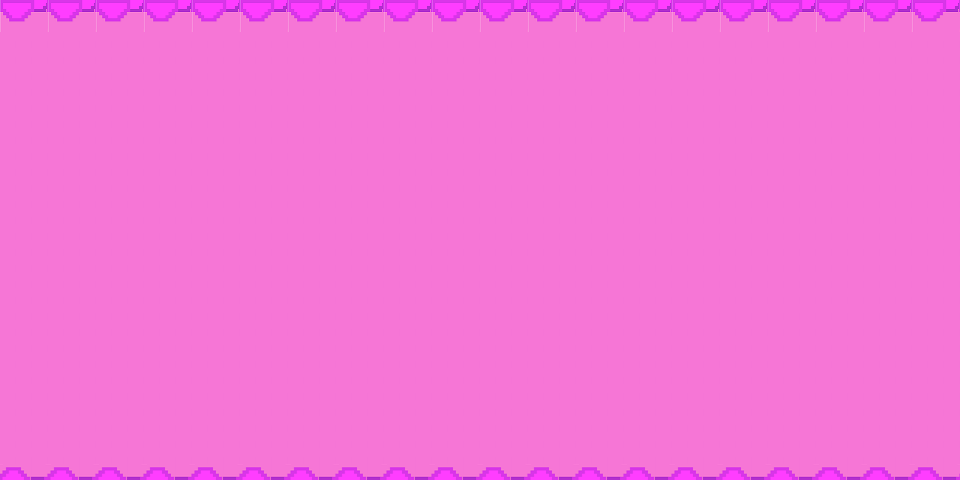

The image is a tile-based game level rendered from a .tmx file. Its description and complete source (layers, tilesets, objects, tile grids) follow:
An orthogonal 60x30 tile map with 16x16 px tiles, 1 tile layer (Tile Layer 1).

<map version="1.2" tiledversion="1.3.4" orientation="orthogonal" renderorder="right-down" width="60" height="30" tilewidth="16" tileheight="16" infinite="0" nextlayerid="3" nextobjectid="1">
 <tileset firstgid="1" source="CellTiles2.tsx" />
 <layer id="1" name="Tile Layer 1" width="60" height="30">
  <data encoding="csv">
1,2,3,1,2,3,1,2,3,1,2,3,1,2,3,1,2,3,1,2,3,1,2,3,1,2,3,1,2,3,1,2,3,1,2,3,1,2,3,1,2,3,1,2,3,1,2,3,1,2,3,1,2,3,1,2,3,1,2,3,
13,14,15,13,14,15,13,14,15,13,14,15,13,14,15,13,14,15,13,14,15,13,14,15,13,14,15,13,14,15,13,14,15,13,14,15,13,14,15,13,14,15,13,14,15,13,14,15,13,14,15,13,14,15,13,14,15,13,14,15,
6,6,6,6,6,6,6,6,6,6,6,6,6,6,6,6,6,6,6,6,6,6,6,6,6,6,6,6,6,6,6,6,6,6,6,6,6,6,6,6,6,6,6,6,6,6,6,6,6,6,6,6,6,6,6,6,6,6,6,6,
6,6,6,6,6,6,6,6,6,6,6,6,6,6,6,6,6,6,6,6,6,6,6,6,6,6,6,6,6,6,6,6,6,6,6,6,6,6,6,6,6,6,6,6,6,6,6,6,6,6,6,6,6,6,6,6,6,6,6,6,
6,6,6,6,6,6,6,6,6,6,6,6,6,6,6,6,6,6,6,6,6,6,6,6,6,6,6,6,6,6,6,6,6,6,6,6,6,6,6,6,6,6,6,6,6,6,6,6,6,6,6,6,6,6,6,6,6,6,6,6,
6,6,6,6,6,6,6,6,6,6,6,6,6,6,6,6,6,6,6,6,6,6,6,6,6,6,6,6,6,6,6,6,6,6,6,6,6,6,6,6,6,6,6,6,6,6,6,6,6,6,6,6,6,6,6,6,6,6,6,6,
6,6,6,6,6,6,6,6,6,6,6,6,6,6,6,6,6,6,6,6,6,6,6,6,6,6,6,6,6,6,6,6,6,6,6,6,6,6,6,6,6,6,6,6,6,6,6,6,6,6,6,6,6,6,6,6,6,6,6,6,
6,6,6,6,6,6,6,6,6,6,6,6,6,6,6,6,6,6,6,6,6,6,6,6,6,6,6,6,6,6,6,6,6,6,6,6,6,6,6,6,6,6,6,6,6,6,6,6,6,6,6,6,6,6,6,6,6,6,6,6,
6,6,6,6,6,6,6,6,6,6,6,6,6,6,6,6,6,6,6,6,6,6,6,6,6,6,6,6,6,6,6,6,6,6,6,6,6,6,6,6,6,6,6,6,6,6,6,6,6,6,6,6,6,6,6,6,6,6,6,6,
6,6,6,6,6,6,6,6,6,6,6,6,6,6,6,6,6,6,6,6,6,6,6,6,6,6,6,6,6,6,6,6,6,6,6,6,6,6,6,6,6,6,6,6,6,6,6,6,6,6,6,6,6,6,6,6,6,6,6,6,
6,6,6,6,6,6,6,6,6,6,6,6,6,6,6,6,6,6,6,6,6,6,6,6,6,6,6,6,6,6,6,6,6,6,6,6,6,6,6,6,6,6,6,6,6,6,6,6,6,6,6,6,6,6,6,6,6,6,6,6,
6,6,6,6,6,6,6,6,6,6,6,6,6,6,6,6,6,6,6,6,6,6,6,6,6,6,6,6,6,6,6,6,6,6,6,6,6,6,6,6,6,6,6,6,6,6,6,6,6,6,6,6,6,6,6,6,6,6,6,6,
6,6,6,6,6,6,6,6,6,6,6,6,6,6,6,6,6,6,6,6,6,6,6,6,6,6,6,6,6,6,6,6,6,6,6,6,6,6,6,6,6,6,6,6,6,6,6,6,6,6,6,6,6,6,6,6,6,6,6,6,
6,6,6,6,6,6,6,6,6,6,6,6,6,6,6,6,6,6,6,6,6,6,6,6,6,6,6,6,6,6,6,6,6,6,6,6,6,6,6,6,6,6,6,6,6,6,6,6,6,6,6,6,6,6,6,6,6,6,6,6,
6,6,6,6,6,6,6,6,6,6,6,6,6,6,6,6,6,6,6,6,6,6,6,6,6,6,6,6,6,6,6,6,6,6,6,6,6,6,6,6,6,6,6,6,6,6,6,6,6,6,6,6,6,6,6,6,6,6,6,6,
6,6,6,6,6,6,6,6,6,6,6,6,6,6,6,6,6,6,6,6,6,6,6,6,6,6,6,6,6,6,6,6,6,6,6,6,6,6,6,6,6,6,6,6,6,6,6,6,6,6,6,6,6,6,6,6,6,6,6,6,
6,6,6,6,6,6,6,6,6,6,6,6,6,6,6,6,6,6,6,6,6,6,6,6,6,6,6,6,6,6,6,6,6,6,6,6,6,6,6,6,6,6,6,6,6,6,6,6,6,6,6,6,6,6,6,6,6,6,6,6,
6,6,6,6,6,6,6,6,6,6,6,6,6,6,6,6,6,6,6,6,6,6,6,6,6,6,6,6,6,6,6,6,6,6,6,6,6,6,6,6,6,6,6,6,6,6,6,6,6,6,6,6,6,6,6,6,6,6,6,6,
6,6,6,6,6,6,6,6,6,6,6,6,6,6,6,6,6,6,6,6,6,6,6,6,6,6,6,6,6,6,6,6,6,6,6,6,6,6,6,6,6,6,6,6,6,6,6,6,6,6,6,6,6,6,6,6,6,6,6,6,
6,6,6,6,6,6,6,6,6,6,6,6,6,6,6,6,6,6,6,6,6,6,6,6,6,6,6,6,6,6,6,6,6,6,6,6,6,6,6,6,6,6,6,6,6,6,6,6,6,6,6,6,6,6,6,6,6,6,6,6,
6,6,6,6,6,6,6,6,6,6,6,6,6,6,6,6,6,6,6,6,6,6,6,6,6,6,6,6,6,6,6,6,6,6,6,6,6,6,6,6,6,6,6,6,6,6,6,6,6,6,6,6,6,6,6,6,6,6,6,6,
6,6,6,6,6,6,6,6,6,6,6,6,6,6,6,6,6,6,6,6,6,6,6,6,6,6,6,6,6,6,6,6,6,6,6,6,6,6,6,6,6,6,6,6,6,6,6,6,6,6,6,6,6,6,6,6,6,6,6,6,
6,6,6,6,6,6,6,6,6,6,6,6,6,6,6,6,6,6,6,6,6,6,6,6,6,6,6,6,6,6,6,6,6,6,6,6,6,6,6,6,6,6,6,6,6,6,6,6,6,6,6,6,6,6,6,6,6,6,6,6,
6,6,6,6,6,6,6,6,6,6,6,6,6,6,6,6,6,6,6,6,6,6,6,6,6,6,6,6,6,6,6,6,6,6,6,6,6,6,6,6,6,6,6,6,6,6,6,6,6,6,6,6,6,6,6,6,6,6,6,6,
6,6,6,6,6,6,6,6,6,6,6,6,6,6,6,6,6,6,6,6,6,6,6,6,6,6,6,6,6,6,6,6,6,6,6,6,6,6,6,6,6,6,6,6,6,6,6,6,6,6,6,6,6,6,6,6,6,6,6,6,
6,6,6,6,6,6,6,6,6,6,6,6,6,6,6,6,6,6,6,6,6,6,6,6,6,6,6,6,6,6,6,6,6,6,6,6,6,6,6,6,6,6,6,6,6,6,6,6,6,6,6,6,6,6,6,6,6,6,6,6,
6,6,6,6,6,6,6,6,6,6,6,6,6,6,6,6,6,6,6,6,6,6,6,6,6,6,6,6,6,6,6,6,6,6,6,6,6,6,6,6,6,6,6,6,6,6,6,6,6,6,6,6,6,6,6,6,6,6,6,6,
6,6,6,6,6,6,6,6,6,6,6,6,6,6,6,6,6,6,6,6,6,6,6,6,6,6,6,6,6,6,6,6,6,6,6,6,6,6,6,6,6,6,6,6,6,6,6,6,6,6,6,6,6,6,6,6,6,6,6,6,
6,6,6,6,6,6,6,6,6,6,6,6,6,6,6,6,6,6,6,6,6,6,6,6,6,6,6,6,6,6,6,6,6,6,6,6,6,6,6,6,6,6,6,6,6,6,6,6,6,6,6,6,6,6,6,6,6,6,6,6,
17,18,16,17,18,16,17,18,16,17,18,16,17,18,16,17,18,16,17,18,16,17,18,16,17,18,16,17,18,16,17,18,16,17,18,16,17,18,16,17,18,16,17,18,16,17,18,16,17,18,16,17,18,16,17,18,16,17,18,16
</data>
 </layer>
</map>
